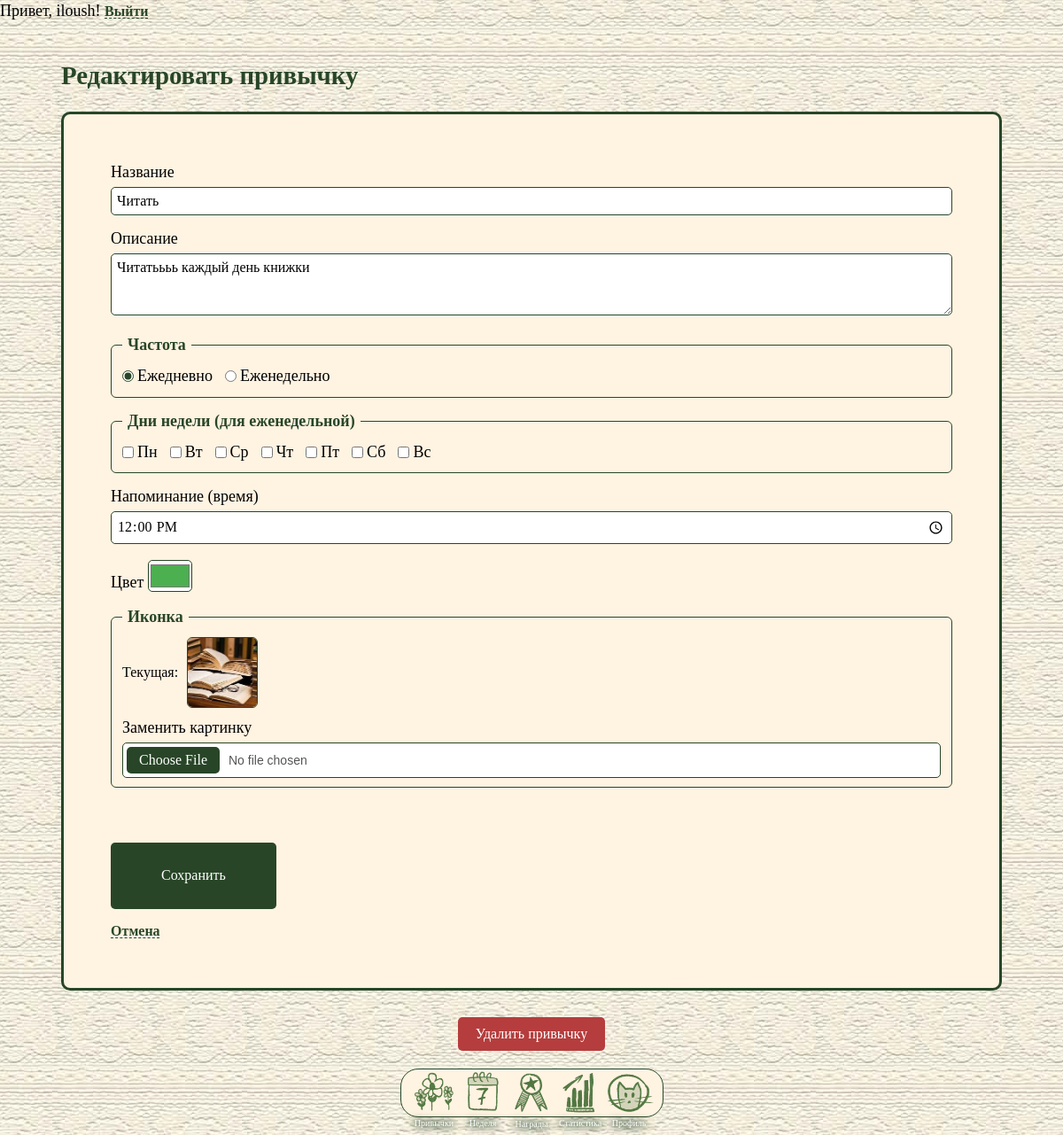
The page /habits/1/edit (signed in) on the database its author committed.
### app/models.py (models this page shows, shortened)
class User(UserMixin, db.Model):
    __tablename__ = 'users'
    id = db.Column(db.Integer, primary_key=True)
    email = db.Column(db.String(120), unique=True, nullable=False)
    username = db.Column(db.String(80), nullable=False)
    password_hash = db.Column(db.String(255), nullable=False)
    avatar_url = db.Column(db.String(255), nullable=True)
    experience = db.Column(db.Integer, default=0, nullable=False)
    days_streak = db.Column(db.Integer, default=0, nullable=False)
    created_at = db.Column(db.DateTime, default=datetime.utcnow, nullable=False)
    is_admin = db.Column(db.Boolean, default=False, nullable=False)
    habits = db.relationship('Habit', backref='user', lazy=True, cascade='all, delete-orphan')
    habit_logs = db.relationship('HabitLog', backref='user', lazy=True, cascade='all, delete-orphan')
    user_rewards = db.relationship('UserReward', backref='user', lazy=True, cascade='all, delete-orphan')
    user_weekly_rewards = db.relationship('UserWeeklyReward', backref='user', lazy=True, cascade='all, delete-orphan')

class Habit(db.Model):
    __tablename__ = 'habits'
    id = db.Column(db.Integer, primary_key=True)
    user_id = db.Column(db.Integer, db.ForeignKey('users.id'), nullable=False)
    title = db.Column(db.String(120), nullable=False)
    description = db.Column(db.Text, nullable=True)
    icon = db.Column(db.String(255), default='star', nullable=True)  # путь к картинке или 'star'
    frequency = db.Column(db.String(20), nullable=False)  # 'daily' / 'weekly'
    target_days = db.Column(JSON, nullable=True)  # list[int], напр. [1, 3, 5]
    reminder_time = db.Column(db.Time, nullable=True)
    color = db.Column(db.String(20), default='#4CAF50', nullable=False)
    is_active = db.Column(db.Boolean, default=True, nullable=False)
    created_at = db.Column(db.DateTime, default=datetime.utcnow, nullable=False)
    logs = db.relationship('HabitLog', backref='habit', lazy=True, cascade='all, delete-orphan')

### app/routes.py (the view, shortened to what this page needs)
@main.route('/habits/<int:habit_id>/edit', methods=['GET', 'POST'])
@login_required
def habit_edit(habit_id):
    habit = _get_own_habit_or_404(habit_id)
    return render_template('habit_form.html', mode='edit', habit=habit, form_action=url_for('main.habit_edit', habit_id=habit.id))

### app/models.py (called while the page is built)
@login_manager.user_loader
def load_user(user_id: str):
    return User.query.get(int(user_id))

### app/routes.py (called while the page is built)
def _get_own_habit_or_404(habit_id: int) -> Habit:
    habit = Habit.query.get_or_404(habit_id)
    if habit.user_id != current_user.id:
        abort(403)
    return habit

### app/templates/habit_form.html (shortened to what this page needs)
{% extends 'base.html' %}
{% set h = habit %}
{% set target_days = (h.target_days if h else []) or [] %}
{% set days_labels = [(1,'Пн'),(2,'Вт'),(3,'Ср'),(4,'Чт'),(5,'Пт'),(6,'Сб'),(7,'Вс')] %}
{% block content %}
<section class="habit-form-page">
    <h1>{% if mode == 'edit' %}Редактировать привычку{% else %}Новая привычка{% endif %}</h1>
    <form method="POST" action="{{ form_action }}" class="habit-form" enctype="multipart/form-data">
        <label>
            Название
            <input type="text" name="title" required maxlength="120"
                   value="{{ h.title if h else '' }}">
        </label>
        <label>
            Описание
            <textarea name="description" rows="3">{{ h.description if h and h.description else '' }}</textarea>
        </label>
        <fieldset>
            <legend>Частота</legend>
            <label>
                <input type="radio" name="frequency" value="daily"
                       {% if not h or h.frequency == 'daily' %}checked{% endif %}>
                Ежедневно
            </label>
            <label>
                <input type="radio" name="frequency" value="weekly"
                       {% if h and h.frequency == 'weekly' %}checked{% endif %}>
                Еженедельно
            </label>
        </fieldset>
        <fieldset>
            <legend>Дни недели (для еженедельной)</legend>
            {% for num, label in days_labels %}
                <label>
                    <input type="checkbox" name="target_days" value="{{ num }}"
                           {% if num in target_days %}checked{% endif %}>
                    {{ label }}
                </label>
            {% endfor %}
        </fieldset>
        <label>
            Напоминание (время)
            <input type="time" name="reminder_time"
                   value="{{ h.reminder_time.strftime('%H:%M') if h and h.reminder_time else '' }}">
        </label>
        <label>
            Цвет
            <input type="color" name="color"
                   value="{{ h.color if h and h.color else '#4CAF50' }}">
        </label>
        <fieldset>
            <legend>Иконка</legend>
            {% if h and h.icon %}
                <div class="icon-preview">
                    <p>Текущая:</p>
                    <img src="{{ url_for('static', filename=h.icon) }}" alt="" style="max-width:80px">
                </div>
            {% endif %}
            <label>
                {% if h and h.icon %}Заменить картинку{% else %}Загрузить картинку{% endif %}
                <input type="file" name="icon" accept="image/png,image/jpeg,image/gif,image/webp">
            </label>
        </fieldset>
        <button type="submit">
            {% if mode == 'edit' %}Сохранить{% else %}Создать{% endif %}
        </button>
        <a href="{{ url_for('main.habits') }}">Отмена</a>
    </form>
    {% if mode == 'edit' and h and h.id %}
        <form method="POST" action="{{ url_for('main.habit_delete', habit_id=h.id) }}"
              class="habit-delete-form"
              onsubmit="return confirm('Удалить привычку «{{ h.title }}»? Действие необратимо.');">
            <button type="submit" class="habit-delete-btn">Удалить привычку</button>
        </form>
    {% endif %}
</section>
{% endblock %}

### app/templates/base.html (shortened to what this page needs)
<!DOCTYPE html>
<html lang="en">
<head>
    <link rel="stylesheet" href="{{ url_for('static', filename='css/style.css') }}">
    <link rel="stylesheet" href="{{ url_for('static', filename='css/habits.css') }}">
    <link rel="stylesheet" href="{{ url_for('static', filename='css/reg_auth.css') }}">
    <link rel="stylesheet" href="{{ url_for('static', filename='css/week.css') }}">
</head>
<body>
    <header id="auth-bar">
        {% if current_user.is_authenticated %}
            <span>Привет, {{ current_user.username }}{% if current_user.is_admin %} (admin){% endif %}!</span>
            <a href="{{ url_for('auth.logout') }}">Выйти</a>
        {% else %}
            <a href="{{ url_for('auth.login') }}">Войти</a>
            <a href="{{ url_for('auth.register') }}">Регистрация</a>
        {% endif %}
    </header>
    <main>
        {% block content %}{% endblock %}
    </main>
<div id="main-menu">
    <div id="dock">
        <a href="{{ url_for('main.habits') }}">
            <div class="dock-button">
                <img src="{{ url_for('static', filename='images/dock/habits_icon.png') }}" alt="">
                <p>Привычки</p>
            </div>
        </a>
        <a href="{{ url_for('main.week') }}">
            <div class="dock-button">
                <img src="{{ url_for('static', filename='images/dock/week_icon.png') }}" alt="">
                <p>Неделя</p>
            </div>
        </a>
        <div class="dock-button">
            <img src="{{ url_for('static', filename='images/dock/achievements_icon.png') }}" alt="">
            <p>Награды</p>
        </div>
        <a href="{{ url_for('main.statistics') }}">
            <div class="dock-button">
                <img src="{{ url_for('static', filename='images/dock/statistics_icon.png') }}" alt="">
                <p>Статистика</p>
            </div>
        </a>
        <a href="{{ url_for('main.profile') }}">
            <div class="dock-button">
                <img src="{{ url_for('static', filename='images/dock/user_icon.png') }}" alt="">
                <p>Профиль</p>
            </div>
        </a>
    </div>
</div>
</body>
</html>

### app/static/css/style.css (style rules this page uses)
:root { --dark-green: #284627; --dark-green-transp: #28462783; --light-beige: rgb(255, 243, 226); --dock-height: 75px; --btn-font-size: 1rem; }
* { margin: 0; padding: 0; box-sizing: border-box; }
html { min-height: 100%; background-color: var(--light-beige); background-image: url("../images/backgrounds/cloth064.jpg"); background-position: center; }
body { min-height: 100vh; background: transparent; font-family: "Raleway"; line-height: 1.4; font-size: 18px; }
p { font-size: 1rem; font-weight: 500; }
a { font-size: 1rem; font-weight: 600; color: var(--dark-green); text-decoration-line: underline; text-decoration-style: dashed; text-decoration-thickness: 1px; text-underline-offset: 2px; }
h1 { font-family: "Raleway-Italic"; color: var(--dark-green); font-size: 1.8rem; font-weight: 700; }
main { padding: 10px; padding-bottom: calc(var(--dock-height) + 20px); }
#main-menu { z-index: 100; width: 100%; position: fixed; bottom: 20px; }
#dock { margin: auto; padding: 0 10px 0 10px; height: 55px; width: max-content; display: flex; justify-content: center; align-items: flex-end; background-color: var(--light-beige); border: 1px solid var(--dark-green); border-radius: 20px; }
.dock-button { height: 55px; width: 55px; transition: all ease 0.2s; }
.dock-button p { margin-top: -5px; font-size: 10px; text-align: center; color: white; filter: drop-shadow(0 0 3px var(--dark-green)) drop-shadow(0 0 5px var(--dark-green)); }
#dock a { text-decoration: none; }
.dock-button img { width: 100%; }

### app/static/css/habits.css (style rules this page uses)
.habit-form-page { padding-top: 30px; margin: auto; width: 90%; }
.habit-form-page h1 { color: var(--dark-green); margin-bottom: 20px; }
.habit-form { display: flex; flex-direction: column; gap: 14px; border: 3px solid var(--dark-green); border-radius: 10px; padding: 5%; background-color: var(--light-beige); }
.habit-form label { display: block; margin: 0; }
.habit-form input[type="text"], .habit-form input[type="time"], .habit-form textarea { width: 100%; font-family: "Raleway"; font-size: 16px; padding: 6px; border: 1px solid var(--dark-green); border-radius: 5px; background-color: white; margin-top: 4px; outline: none; }
.habit-form textarea { resize: vertical; min-height: 70px; }
.habit-form fieldset { border: 1px solid var(--dark-green); border-radius: 6px; padding: 10px 12px; display: flex; flex-wrap: wrap; gap: 10px 14px; }
.habit-form fieldset legend { padding: 0 6px; color: var(--dark-green); font-weight: 600; }
.habit-form fieldset label { display: inline-flex; align-items: center; gap: 4px; margin: 0; }
.habit-form input[type="radio"], .habit-form input[type="checkbox"] { padding: 0; margin: 0; border: 1px solid var(--dark-green); border-radius: 3px; accent-color: var(--dark-green); cursor: pointer; }
.habit-form input[type="color"] { padding: 0; width: 50px; height: 36px; border: 1px solid var(--dark-green); border-radius: 5px; background-color: white; cursor: pointer; margin-top: 4px; }
.habit-form fieldset label:has(> input[type="file"]) { display: block; width: 100%; }
.habit-form input[type="file"] { width: 100%; padding: 4px; margin-top: 4px; background-color: white; color: #555; font-size: 14px; border: 1px solid var(--dark-green); border-radius: 5px; cursor: pointer; }
.icon-preview { display: flex; align-items: center; gap: 10px; width: 100%; }
.icon-preview p { margin: 0; }
.icon-preview img { border: 1px solid var(--dark-green); border-radius: 6px; }
.habit-form button[type="submit"] { font-family: "Raleway-Italic"; font-size: var(--btn-font-size); margin-top: 5%; padding: 3% 6%; width: min-content; background-color: var(--dark-green); color: white; border: none; border-radius: 5px; cursor: pointer; align-self: flex-start; white-space: nowrap; }
.habit-form > a { color: var(--dark-green); width: max-content; }
.habit-delete-form { margin-top: 30px; display: flex; justify-content: center; }
.habit-delete-btn { font-family: "Raleway-Italic"; font-size: var(--btn-font-size); padding: 10px 20px; background-color: #b53d3d; color: white; border: none; border-radius: 5px; cursor: pointer; }

### app/static/css/reg_auth.css (style rules this page uses)
label { margin-bottom: 10px; }
input { outline: none; padding: 6px; border: 1px solid var(--dark-green); border-radius: 5px; }

### rows shown on the page
User: username "iloush"
Habit: title "Читать", description "Читатьььь каждый день книжки", frequency "☑ Ежедневно", frequency "☐ Еженедельно", reminder_time "12:00", color "#4caf50", icon (picture)

### other values the page prints
{{ label }} "Пн" "Вт" "Ср" "Чт" "Пт" "Сб" "Вс"
